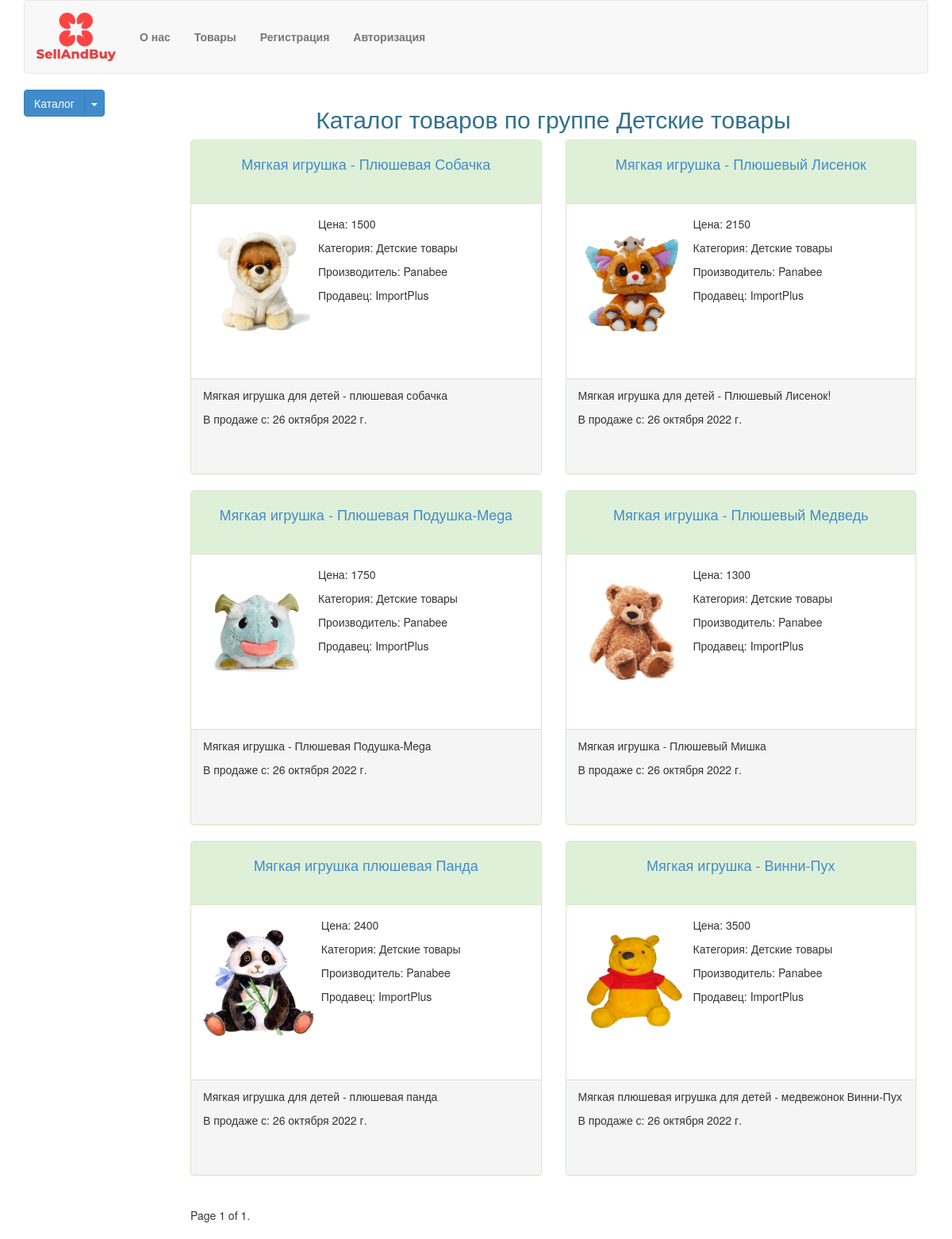
Screenshot of /category/child/ with the database file from the repository.
### shopPlatform/models.py (models this page shows, shortened)
class CategoryOfGoods(models.Model):
    nameOfCategory= models.CharField(max_length=100,verbose_name='Категория товара')
    slug = models.SlugField(max_length=100)
    def __str__(self):
        return self.nameOfCategory
    def get_absolute_url(self):
        return reverse('categoryGoods', kwargs={'slug':self.slug})
    class Meta:
        verbose_name = 'Категория товаров'
        verbose_name_plural = 'Категория товаров'

class Goods(models.Model):
    nameOfGoods = models.CharField(max_length=150, verbose_name='Название товара')
    priceOfGoods = models.IntegerField(verbose_name='Цена')
    manufacturerOfGoods = models.ForeignKey(Manufacturer,null=True,on_delete=models.CASCADE, verbose_name='Производитель товара')
    dateAppGoods = models.DateField(auto_now_add=True,verbose_name='Дата добавления в каталог')
    imageGoods = models.ImageField(upload_to='photos/%Y/%m/%d/', verbose_name='Каталог фото')
    categoryGoods = models.ForeignKey(CategoryOfGoods,null=True, on_delete=models.CASCADE, verbose_name='Категория товара')
    contexOfGoods = models.CharField(max_length=500,verbose_name='Описание товара')
    sellerGoods = models.ForeignKey(User,null=True, on_delete=models.CASCADE, verbose_name='Продавец товара')
    def get_absolute_url(self):
        return reverse('goodsCatalog', kwargs={'pk':self.pk})
    class Meta:
        verbose_name_plural = 'Товары'

class Manufacturer(models.Model):
    nameOfFactory = models.CharField(max_length=150, verbose_name='Компания производитель')
    def __str__(self):
        return self.nameOfFactory
    class Meta:
        verbose_name = 'Производитель товара'
        verbose_name_plural = 'Производитель товара'

### shopPlatform/views.py (the view)
# urls.py: path('category/<slug:slug>/',ShowGoodsCategory.as_view(), name='categoryGoods'),
class ShowGoodsCategory(ListView):
    paginate_by = 20
    model = Goods
    template_name = 'shopTemplates/goodsCategory.html'
    context_object_name = 'goods'
    def get_queryset(self):
        return Goods.objects.filter(categoryGoods__slug=self.kwargs['slug'])
    def get_context_data(self, **kwargs):
        context = super().get_context_data(**kwargs)
        context['listCategory'] = CategoryOfGoods.objects.all()
        context['category'] = CategoryOfGoods.objects.get(slug=self.kwargs['slug'])
        return context

### templates/shopTemplates/goodsCategory.html (shortened to what this page needs)
{% extends 'base.html' %}
{% block content %}
<h2 class="text-info text-center">Каталог товаров по группе {{category}}</h2>
<div class="row">
	<div class="col-md-12">
		{% for g in goods %}
		<div class="col-md-6 col-xs-12 col-sm-6 goodDiv">
			<div class="panel panel-success">
				<div class="panel-heading">
					<h4 class="text-center"><a href="{{ g.get_absolute_url }}">{{g.nameOfGoods}}</a></h4>
				</div>
				<div class="panel-body">
					<div class="media">
						<span class="pull-left"><img class="media-object goodPhoto" src="{{ g.imageGoods.url }}"
								alt="Нет фото"></span>
						<div class="media-body">
							<p>Цена: {{g.priceOfGoods}}</p>
							<p>Категория: {{g.categoryGoods}}</p>
							<p>Производитель: {{g.manufacturerOfGoods}}</p>
							<p>Продавец: {{g.sellerGoods}}</p>
						</div>
					</div>
				</div>
				<div class="panel-footer">
					<p>{{g.contexOfGoods}}</p>
					<p>В продаже с: {{g.dateAppGoods}}</p>
				</div>
			</div>
		</div>
		{%  empty %}
		<p>Товаров в данной категории нет в наличие</p>
		{% endfor %}
	</div>
</div>
<div class="col-md-12">
	<div class="pagination">
		<span class="step-links">
			<span class="current">
				Page {{ page_obj.number }} of {{ page_obj.paginator.num_pages }}.
			</span>
		</span>
	</div>
{% endblock content %}

### static/css/style.css (style rules this page uses)
.goodPhoto { padding-top: 15px; max-width: 150px; max-height: 150px; }
.panel-body { min-height: 220px; }
.panel-footer { min-height: 120px; }
.panel-heading { min-height: 80px; }

### rows the page displays
CategoryOfGoods: nameOfCategory "Детские товары"
Goods: nameOfGoods "Мягкая игрушка - Плюшевая Собачка", imageGoods (picture), priceOfGoods "1500", categoryGoods "Детские товары", manufacturerOfGoods "Panabee", sellerGoods "ImportPlus", contexOfGoods "Мягкая игрушка для детей - плюшевая собачка", dateAppGoods "26 октября 2022 г."
Goods: nameOfGoods "Мягкая игрушка - Плюшевый Лисенок", imageGoods (picture), priceOfGoods "2150", categoryGoods "Детские товары", manufacturerOfGoods "Panabee", sellerGoods "ImportPlus", contexOfGoods "Мягкая игрушка для детей - Плюшевый Лисенок!", dateAppGoods "26 октября 2022 г."
Goods: nameOfGoods "Мягкая игрушка - Плюшевая Подушка-Mega", imageGoods (picture), priceOfGoods "1750", categoryGoods "Детские товары", manufacturerOfGoods "Panabee", sellerGoods "ImportPlus", contexOfGoods "Мягкая игрушка - Плюшевая Подушка-Mega", dateAppGoods "26 октября 2022 г."
Goods: nameOfGoods "Мягкая игрушка - Плюшевый Медведь", imageGoods (picture), priceOfGoods "1300", categoryGoods "Детские товары", manufacturerOfGoods "Panabee", sellerGoods "ImportPlus", contexOfGoods "Мягкая игрушка - Плюшевый Мишка", dateAppGoods "26 октября 2022 г."
Goods: nameOfGoods "Мягкая игрушка плюшевая Панда", imageGoods (picture), priceOfGoods "2400", categoryGoods "Детские товары", manufacturerOfGoods "Panabee", sellerGoods "ImportPlus", contexOfGoods "Мягкая игрушка для детей - плюшевая панда", dateAppGoods "26 октября 2022 г."
Goods: nameOfGoods "Мягкая игрушка - Винни-Пух", imageGoods (picture), priceOfGoods "3500", categoryGoods "Детские товары", manufacturerOfGoods "Panabee", sellerGoods "ImportPlus", contexOfGoods "Мягкая плюшевая игрушка для детей - медвежонок Винни-Пух", dateAppGoods "26 октября 2022 г."

### other values shown
{{ page_obj.number }} "1"
{{ page_obj.paginator.num_pages }} "1"
